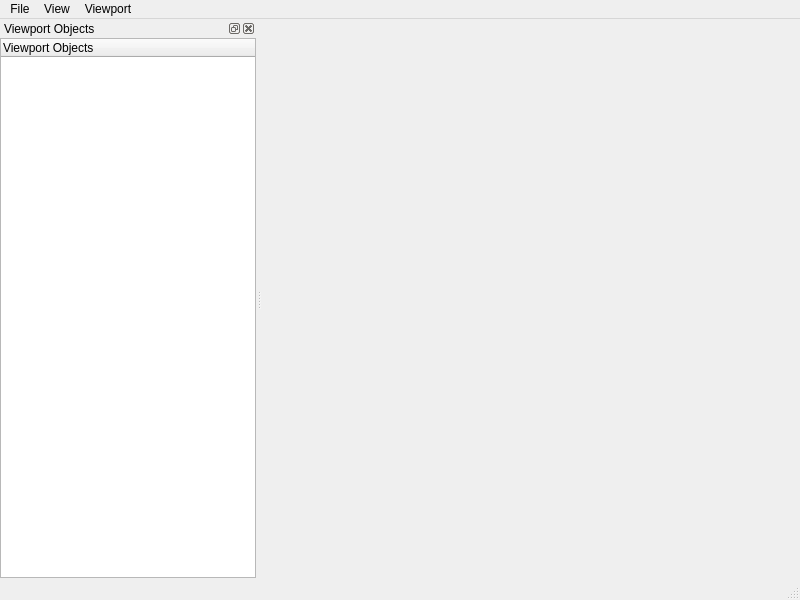
<?xml version="1.0" encoding="UTF-8"?>
<ui version="4.0">
 <class>MainWindow</class>
 <widget class="QMainWindow" name="MainWindow">
  <property name="geometry">
   <rect>
    <x>0</x>
    <y>0</y>
    <width>800</width>
    <height>600</height>
   </rect>
  </property>
  <property name="windowTitle">
   <string>Point Cloud Viewer</string>
  </property>
  <widget class="QWidget" name="centralwidget">
   <layout class="QVBoxLayout" name="verticalLayout">
    <property name="spacing">
     <number>0</number>
    </property>
    <property name="leftMargin">
     <number>0</number>
    </property>
    <property name="topMargin">
     <number>0</number>
    </property>
    <property name="rightMargin">
     <number>0</number>
    </property>
    <property name="bottomMargin">
     <number>0</number>
    </property>
    <item>
     <widget class="PointCloudRenderer" name="rendererWidget" native="true"/>
    </item>
   </layout>
  </widget>
  <widget class="QDockWidget" name="dbDockWidget">
   <property name="windowTitle">
    <string>Viewport Objects</string>
   </property>
   <attribute name="dockWidgetArea">
    <number>1</number>
   </attribute>
   <widget class="QTreeWidget" name="dbTreeWidget">
    <property name="minimumSize">
     <size>
      <width>200</width>
      <height>0</height>
     </size>
    </property>
    <column>
     <property name="text">
      <string>Viewport Objects</string>
     </property>
    </column>
   </widget>
  </widget>
  <widget class="QMenuBar" name="menubar">
   <property name="geometry">
    <rect>
     <x>0</x>
     <y>0</y>
     <width>800</width>
     <height>25</height>
    </rect>
   </property>
   <widget class="QMenu" name="menuFile">
    <property name="title">
     <string>File</string>
    </property>
    <addaction name="actionOpen"/>
    <addaction name="separator"/>
    <addaction name="actionExit"/>
   </widget>
   <widget class="QMenu" name="menuView">
    <property name="title">
     <string>View</string>
    </property>
    <addaction name="actionResetView"/>
   </widget>
   <widget class="QMenu" name="menuViewport">
    <property name="title">
     <string>Viewport</string>
    </property>
    <addaction name="actionSave_Viewport_As_Object"/>
    <addaction name="actionSave_Viewport_with_User_defined_co_ords"/>
   </widget>
   <addaction name="menuFile"/>
   <addaction name="menuView"/>
   <addaction name="menuViewport"/>
  </widget>
  <widget class="QStatusBar" name="statusbar"/>
  <action name="actionOpen">
   <property name="text">
    <string>Open...</string>
   </property>
   <property name="shortcut">
    <string>Ctrl+O</string>
   </property>
  </action>
  <action name="actionExit">
   <property name="text">
    <string>Exit</string>
   </property>
   <property name="shortcut">
    <string>Alt+F4</string>
   </property>
  </action>
  <action name="actionResetView">
   <property name="text">
    <string>Reset View</string>
   </property>
   <property name="shortcut">
    <string>Ctrl+R</string>
   </property>
  </action>
  <action name="actionSave_Viewport_As_Object">
   <property name="text">
    <string>Save Viewport As Object</string>
   </property>
  </action>
  <action name="actionSave_Viewport_with_User_defined_co_ords">
   <property name="text">
    <string>Save Viewport with User-defined co-ords</string>
   </property>
  </action>
 </widget>
 <customwidgets>
  <customwidget>
   <class>PointCloudRenderer</class>
   <extends>QWidget</extends>
   <header>pointcloudrenderer.h</header>
   <container>1</container>
  </customwidget>
 </customwidgets>
 <resources/>
 <connections/>
</ui>
